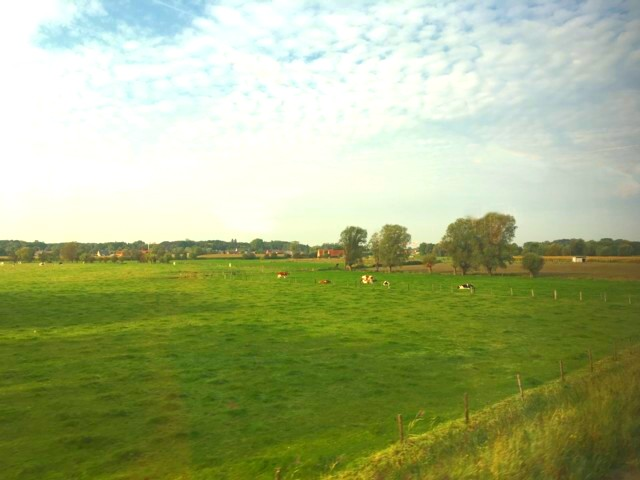
//> input picture bin/imageB.jpg, 640 x 480 px; the run also reads 1 picture not shown here
$ ./ex11-tempMatch ../bin/imageB.jpg ../bin/black.jpg   (built with g++ and OpenCV 4)
//> lines starting //> are read from the running program, lines starting //| are printed output that depends on the picture
#include <opencv2/opencv.hpp>
#include <iostream>
#include <string>

using namespace std;

void templateMatch(char *fileName, char *templName) {
//> called with fileName = "../bin/imageB.jpg", templName = "../bin/black.jpg"
    cv::Mat image = cv::imread(fileName);
//> image is the input picture: 480 rows x 640 cols, CV_8UC3; mean B, G, R 128.5, 176.7, 164.3
    if (image.empty()) {
        std::cout << "入力画像読み込み失敗" << std::endl;
        return;
    }
    cv::Mat templ = cv::imread(templName);
    if (image.empty()) {
        std::cout << "テンプレート画像読み込み失敗" << std::endl;
        return;
    }

    cv::Mat simula;
    cv::Mat simulaout;

    cv::Mat ccorr_normed;
    cv::Mat ccoeff_normed;

    // cv::cvtColor(image,gray,CV_BGR2GRAY);
    cv::matchTemplate(image, templ, simula, cv::TM_SQDIFF_NORMED);
//> simula: 187 rows x 361 cols, CV_32FC1; every value is 1
    cv::matchTemplate(image, templ, ccorr_normed, cv::TM_CCORR_NORMED);
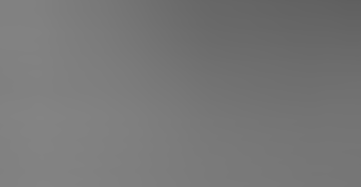
//> ccorr_normed: 187 rows x 361 cols, CV_32FC1; min 0.376, max 0.518, mean 0.469
    cv::matchTemplate(image, templ, ccoeff_normed, cv::TM_CCOEFF_NORMED);
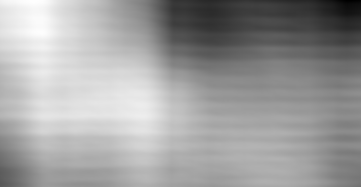
//> ccoeff_normed: 187 rows x 361 cols, CV_32FC1; min -0.0633, max 0.0588, mean 0.0127; drawn with min black and max white
    // または CV_TM_CCORR_NORMED

    // 評価データsimula の32Fから8Uへの型変換
    // 引数は，出力Mat，型(ビット深度)，
    // α(スケールファクタ), β(足される値)
    simula.convertTo(simulaout, CV_8U, -255, 255);
//> simulaout: 187 rows x 361 cols, CV_8UC1; every value is 0
    ccorr_normed.convertTo(ccorr_normed, CV_8U, -255, 255);
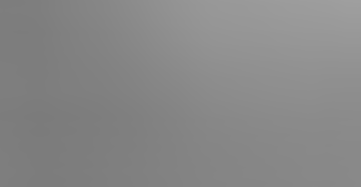
//> ccorr_normed: 187 rows x 361 cols, CV_8UC1; min 123, max 159, mean 135.3
    ccoeff_normed.convertTo(ccoeff_normed, CV_8U, -255, 255);
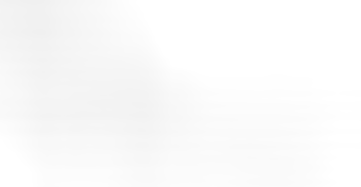
//> ccoeff_normed: 187 rows x 361 cols, CV_8UC1; min 240, max 255, mean 250.3
    // -255,255 は0～1を 255～0 に値域変換
    // 255,0 は0～1を 0～255 に値域変換
    // 127.5, 128 は-1～1を 0～255 に値域変換

    applyColorMap(simulaout, simulaout, cv::COLORMAP_HSV);
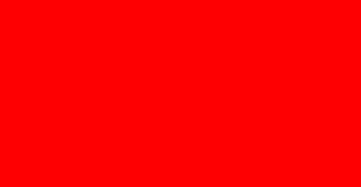
//> simulaout: 187 rows x 361 cols, CV_8UC3; mean B, G, R 0, 0, 255
    applyColorMap(ccorr_normed, ccorr_normed, cv::COLORMAP_HSV);
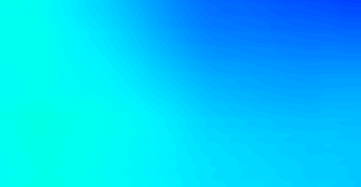
//> ccorr_normed: 187 rows x 361 cols, CV_8UC3; mean B, G, R 250.9, 204, 0
    applyColorMap(ccoeff_normed, ccoeff_normed, cv::COLORMAP_HSV);
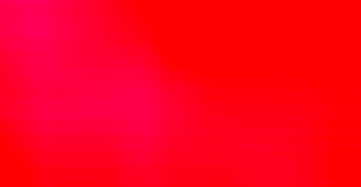
//> ccoeff_normed: 187 rows x 361 cols, CV_8UC3; mean B, G, R 27.9, 0, 255

    // 入力Mat,出力Mat,閾値,maxVal,閾値処理手法
    cv::imshow("Input", image);
    cv::imshow("Template", templ);
    cv::imshow("SQDIFF_NORMED", simulaout);
    cv::imshow("CCORR_NORMED", ccorr_normed);
    cv::imshow("CCOEFF_NORMED", ccoeff_normed);
    cv::waitKey();
    return;
}

int main(int argc, char *argv[]) {
    if (argc < 3) {
        cout << "agrs: filename template" << endl;
    } else {
        templateMatch(argv[1], argv[2]);
    }
    return 0;
}
